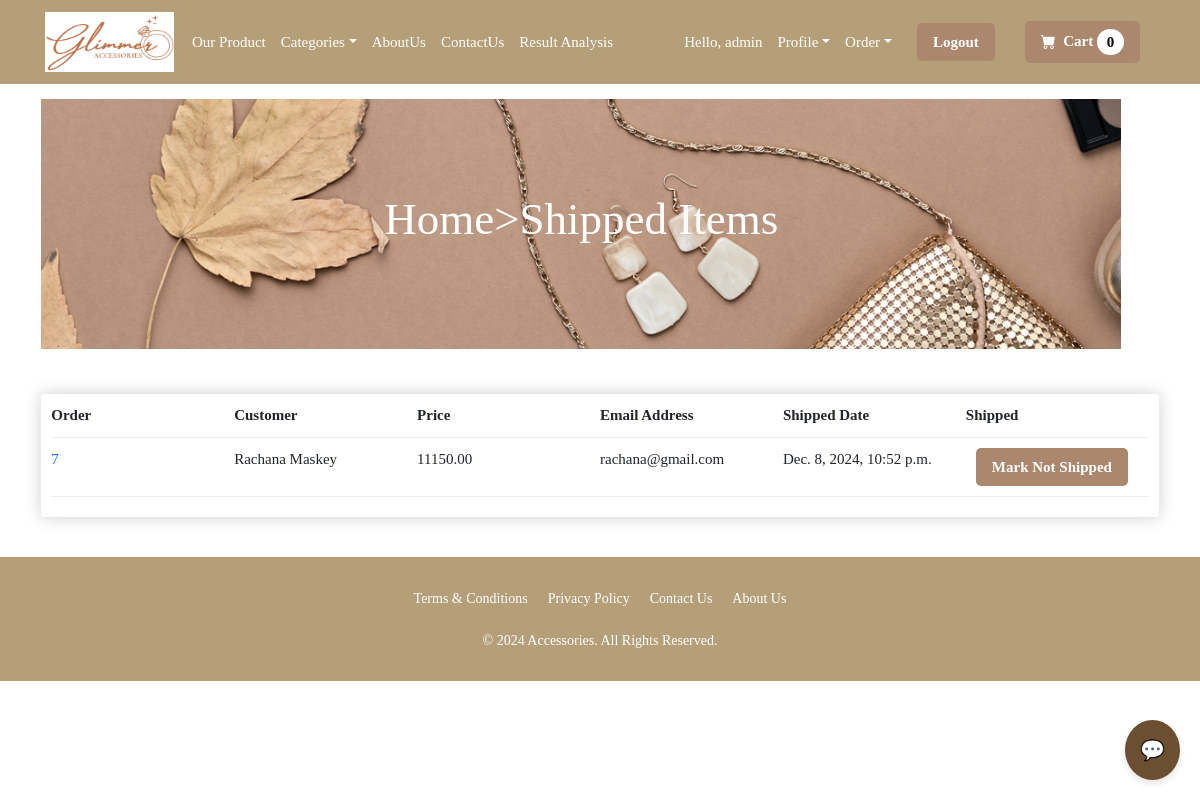
Before: /payment/shipped_dash (signed in) with the older database file.
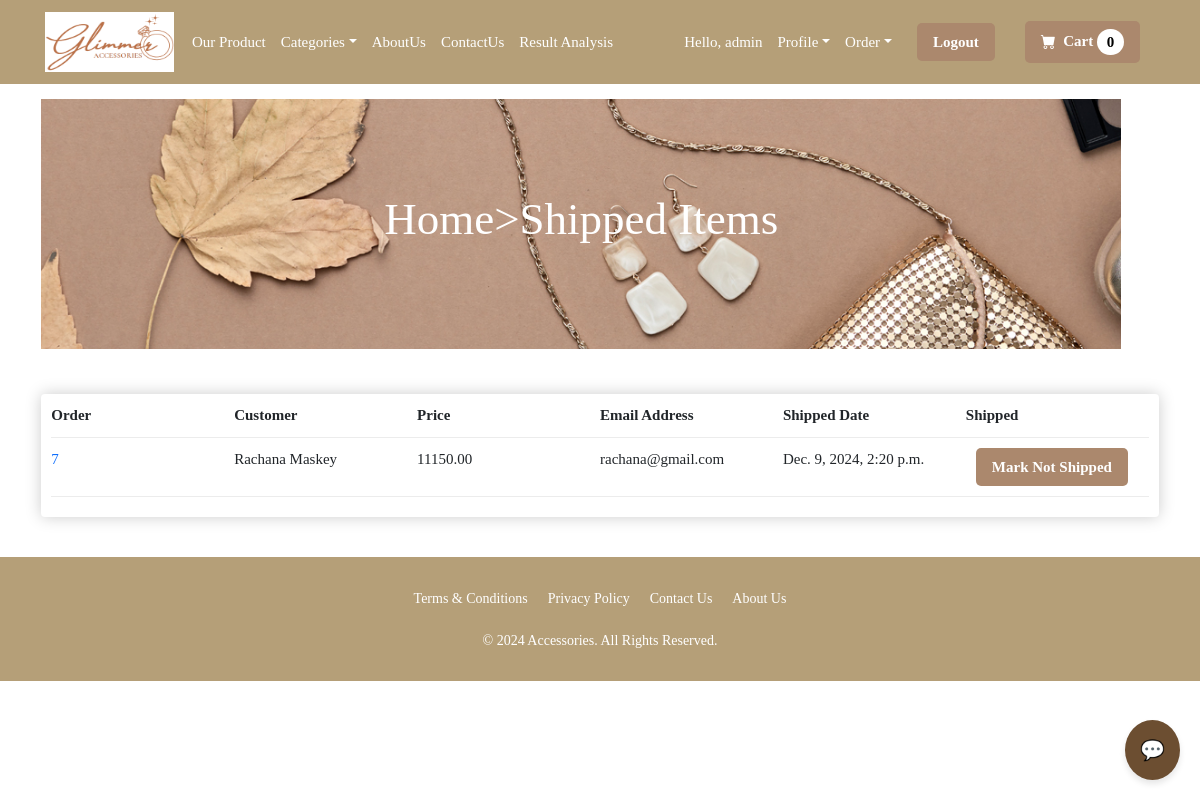
After: the same page with the newer database file.
### payment/models.py (models this page shows, shortened)
class Order(models.Model):
    user=models.ForeignKey(User,on_delete=models.CASCADE,null=True,blank=True)
    full_name=models.CharField(max_length=250)
    email=models.EmailField(max_length=250)
    shipping_address=models.TextField(max_length=15000)
    amount_paid=models.DecimalField(max_digits=10,decimal_places=2)
    date_ordered=models.DateTimeField(auto_now_add=True)
    shipped=models.BooleanField(default=False)
    date_shipped=models.DateTimeField(blank=True,null=True)

### payment/views.py (the view, shortened to what this page needs)
# urls.py: path('shipped_dash', views.shipped_dash, name='shipped_dash'),
def shipped_dash(request):
    if request.user.is_authenticated and request.user.is_superuser:
        orders=Order.objects.filter(shipped=True)
        return render(request, "payment/shipped_dash.html", {"orders":orders})
    else:
        messages.success(request,"Access Denied")
        return redirect('home')

### cart/cart.py (called while the page is built)
    def __len__(self):
        return len(self.cart)

### cart/context_processors.py (called while the page is built)
def cart(request):
    return{'cart':Cart(request)}

### payment/templates/payment/shipped_dash.html (shortened to what this page needs)
{%extends 'main.html' %}
{%load static%}
{%block content%}
<html>
</html>
<header class="py-5">
    <div class="container">
            <div id="slider" style="height: 250px;">
                <figure>
                    <img src="{% static 'images/4.jpg' %}" alt="Image 1">
                </figure>
                <div class="overlay">
                    <h1>Home>Shipped Items</h1>
                </div>
    </div>
</header>
<div class="container" style="margin-bottom: 40px;">
    <div class="box-element">
        <div class="cart-row">
            <div style="flex:3"><strong>Order</strong></div>
            <div style="flex:3"><strong>Customer</strong></div>
            <div style="flex:3"><strong>Price</strong></div>
            <div style="flex:3"><strong>Email Address</strong></div>
            <div style="flex:3"><strong>Shipped Date</strong></div>
            <div style="flex:3"><strong>Shipped</strong></div>
        </div>
        {% for item in orders %}
            <div class="cart-row">
                <div style="flex:3"><a href="{%url 'orders' item.id%}">{{item.id}}</a></div>
                <div style="flex:3">{{item.full_name}}</div>
                <div style="flex:3">{{item.amount_paid}}</div>
                <div style="flex:3">{{item.email}}</div>
                <div style="flex:3">{{item.date_shipped}}</div>
                <div style="flex:3">
                    <form method="POST">
                        <button type="submit" class="custom-login-button">Mark Not Shipped</button>
                    </form>
                </div>
            </div>
        {%endfor%}
    </div>
</div>
{%endblock content%}

Changed rows visible on the page:
changed Order "Rachana Maskey": date_shipped "Dec. 8, 2024, 10:52 p.m." → "Dec. 9, 2024, 2:20 p.m."
